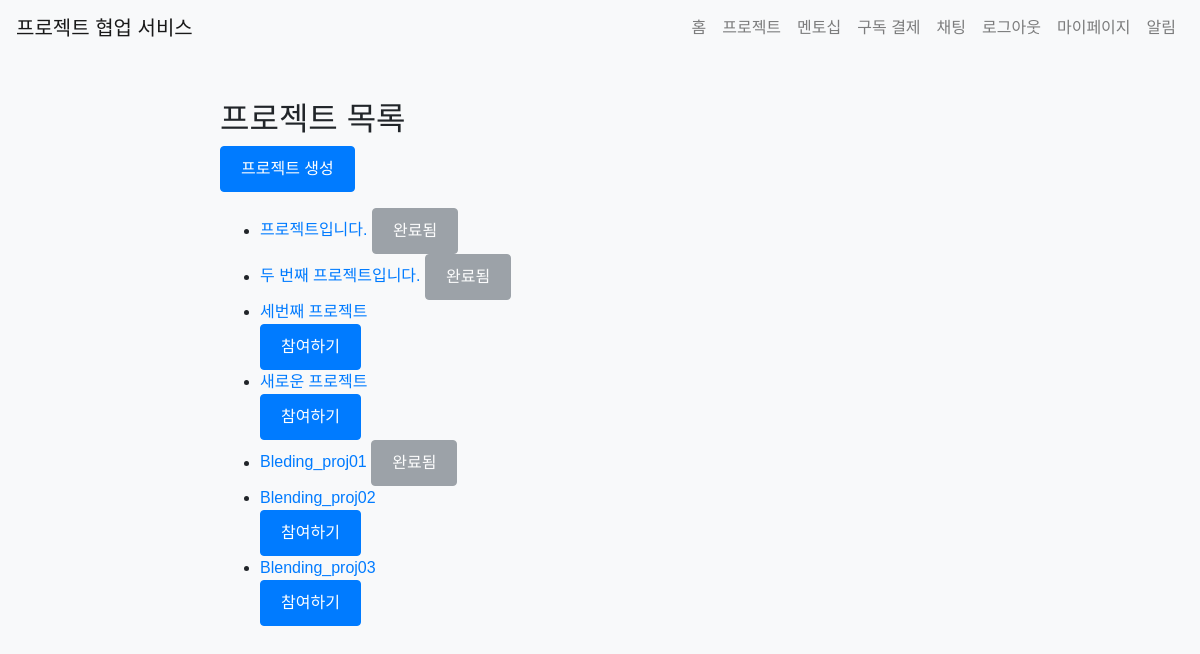
The page /project/list (signed in) on the database as committed earlier.
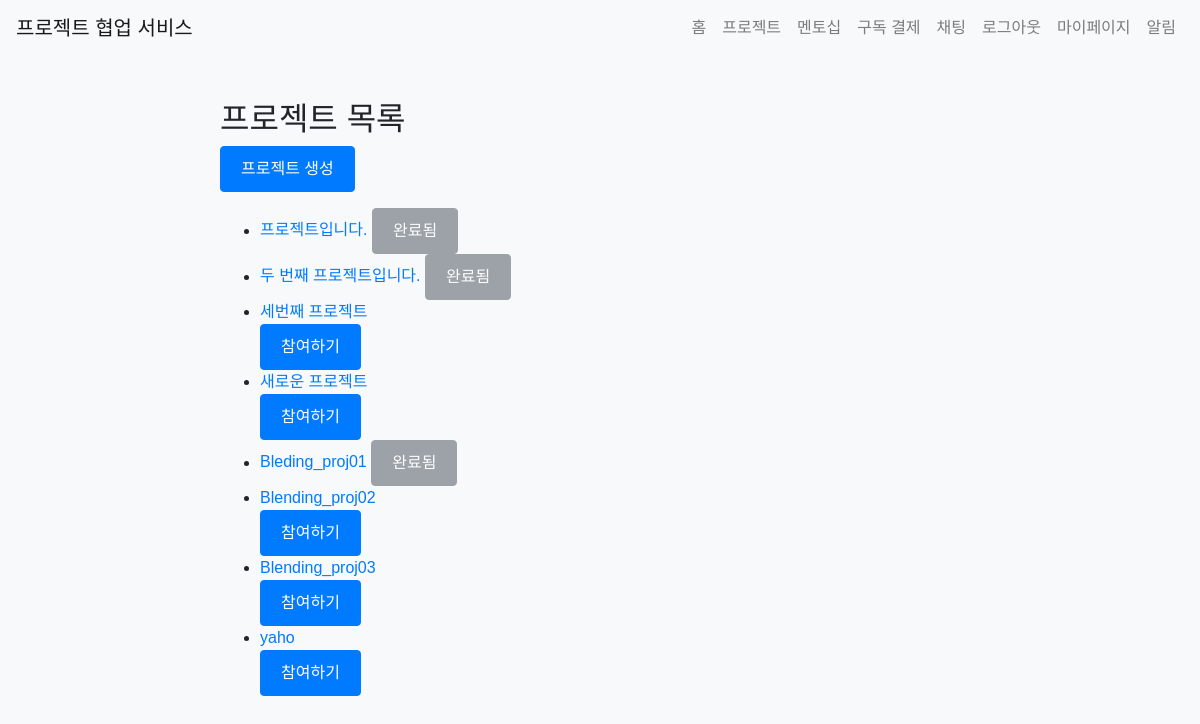
The same page on the database as committed later.
### app/models.py (models this page shows)
class Project(db.Model):
    id = db.Column(db.Integer, primary_key=True)
    title = db.Column(db.String(100), nullable=False)
    description = db.Column(db.Text, nullable=False)
    start_date = db.Column(db.Date, nullable=False)
    end_date = db.Column(db.Date, nullable=False)
    created_at = db.Column(db.DateTime, default=datetime.utcnow)
    client_id = db.Column(db.Integer, db.ForeignKey('user.id'), nullable=False)
    client = db.relationship('User', back_populates='created_projects')
    completed = db.Column(db.Boolean, default=False)
    participants = db.relationship('User', secondary='project_participant', back_populates='projects', overlaps="project_participants")
    project_participants = db.relationship('ProjectParticipant', back_populates='project', lazy=True, overlaps="participants,projects")
    overview = db.Column(db.Text)
    requirements = db.Column(db.Text)
    flowchart = db.Column(db.Text)
    timeline = db.Column(db.Text)
    github_repo = db.Column(db.String(200))

### app/views/project.py (the view)
@bp.route('/list')
@login_required
def list_projects():
    form = ProjectParticipationForm()
    projects = Project.query.all()
    return render_template('project/list.html', projects=projects, form=form)

### app/__init__.py (called while the page is built)
@login_manager.user_loader
def load_user(user_id):
    if user_id is not None:
        return User.query.get(int(user_id))
    return None

### app/templates/project/list.html (shortened to what this page needs)
{% extends 'base.html' %}
{% block content %}
<h2>프로젝트 목록</h2>
<a href="{{ url_for('project.create_project') }}" class="btn btn-primary mb-3">프로젝트 생성</a>
<ul>
{% for project in projects %}
    <li>
        <a href="{{ url_for('project.detail', project_id=project.id) }}">{{ project.title }}</a>
        {% if current_user.is_authenticated %}
            {% if project.completed %}
                <span class="btn btn-secondary disabled">완료됨</span>
            {% elif current_user in project.participants %}
                <span class="badge badge-success">참여중</span>
            {% else %}
                <form action="{{ url_for('project.participate', project_id=project.id) }}" method="post">
                    <button type="submit" class="btn btn-primary">참여하기</button>
                </form>
            {% endif %}
        {% endif %}
    </li>
{% endfor %}
</ul>
{% endblock %}

### app/templates/base.html (shortened to what this page needs)
<!DOCTYPE html>
<html lang="ko">
<head>
    <link rel="stylesheet" href="https://maxcdn.bootstrapcdn.com/bootstrap/4.5.2/css/bootstrap.min.css">
    <link rel="stylesheet" href="{{ url_for('static', filename='css/style.css') }}">
</head>
<body>
    <nav class="navbar navbar-expand-lg navbar-light bg-light">
        <a class="navbar-brand" href="/">프로젝트 협업 서비스</a>
        <div class="collapse navbar-collapse" id="navbarNav">
            <ul class="navbar-nav ml-auto">
                <li class="nav-item">
                    <a class="nav-link" href="{{ url_for('main.index') }}">홈</a>
                </li>
                <li class="nav-item">
                    <a class="nav-link" href="{{ url_for('project.list_projects') }}">프로젝트</a>
                </li>
                {% if current_user.is_authenticated %}
                <li class="nav-item">
                    <a class="nav-link" href="{{ url_for('mentorship.index') }}">멘토십</a>
                </li>
                <li class="nav-item">
                    <a class="nav-link" href="{{ url_for('payments.subscribe') }}">구독 결제</a>
                </li>
                <li class="nav-item">
                    <a class="nav-link" href="{{ url_for('chat.chat_list') }}">채팅</a>
                </li>
                <li class="nav-item">
                    <a class="nav-link" href="{{ url_for('auth.logout') }}">로그아웃</a>
                </li>
                <li class="nav-item">
                    <a class="nav-link" href="{{ url_for('mypage.index') }}">마이페이지</a>
                </li>
                <li class="nav-item">
                    <a class="nav-link" href="{{ url_for('notification.index') }}">
                        알림
                    </a>
                </li>
                {% endif %}
            </ul>
        </div>
    </nav>
    <div class="container mt-4">
        {% block content %}{% endblock %}
    </div>
</body>
</html>

### app/static/css/style.css (style rules this page uses)
.btn-primary { background-color: #007bff; border-color: #007bff; }
body { font-family: Arial, sans-serif; background-color: #f8f9fa; margin: 0; padding: 0; }
.container { max-width: 800px; margin: 0 auto; padding: 20px; }
.btn { display: inline-block; padding: 10px 20px; background-color: #007bff; color: #fff; text-decoration: none; border-radius: 4px; cursor: pointer; }
.btn-primary { background-color: #007bff; }

Rows that differ between the two databases and show on the page:
added Project: title "yaho"
